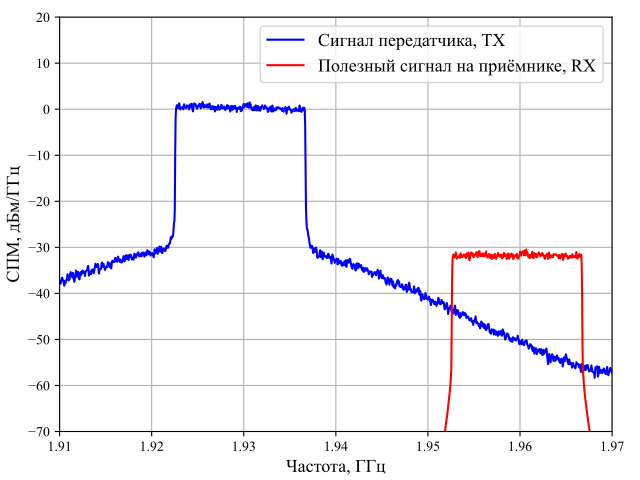

Generate this figure with Python:
import os, sys
from scipy.io import loadmat
import matplotlib.pyplot as plt
import scipy.signal as signal

sys.path.append(r'D:\Projects\MIPT\PhD thesis\Tex\figures\lib')

plt.rcParams['font.family'] = 'Times New Roman'

import plot_lib as pl
import support_lib as sl
import numpy as np

mat = loadmat("aligned_m16_00dB_100RB_Fs245p76")

fontsize = 13

x = mat["TX"].reshape(-1)
pa_out = mat["PAout"].reshape(-1)

sig_len = len(x)

x_us = x
pa_out_us = pa_out
x_us = signal.resample(x, int(sig_len / 2))
pa_out_us = signal.resample(pa_out, int(sig_len / 2))

x_us /= max(abs(x_us))
pa_out_us /= max(abs(pa_out_us))
scale = np.sqrt(10 ** (30 / 10))
x_us /= scale

fs = 245.76e6   # частота дискретизации
f_shift_1 = 40e6  # сдвиг частоты
f_shift_2 = 42e6  # сдвиг частоты
n = np.arange(len(x_us))

# Сдвиг частоты
x_us = x_us * np.exp(1j * 2 * np.pi * f_shift_1 * n / fs)
pa_out_us = pa_out_us * np.exp(-1j * 2 * np.pi * f_shift_2 * n / fs)

sig_together = x_us + pa_out_us

# psd = sl.get_psd(sig_together)
x_psd = sl.get_psd(x_us)
pa_out_psd = sl.get_psd(pa_out_us)

x_ax = np.linspace(1.90, 1.99, len(x_psd))
plt.plot(x_ax, pa_out_psd, color='blue')
plt.plot(x_ax, x_psd, color='red')
# plt.plot(x_ax, psd, color='blue')
plt.xticks(np.arange(1.90, 1.99 + 0.01, 0.01))
plt.ylim([-70, 20])
plt.xlim([1.91, 1.97])
plt.legend(["Сигнал передатчика, TX", "Полезный сигнал на приёмнике, RX"], fontsize=fontsize, loc='upper right')
plt.ylabel("СПМ, дБм/ГГц", fontsize=fontsize)
plt.xlabel("Частота, ГГц", fontsize=fontsize)
plt.grid()
